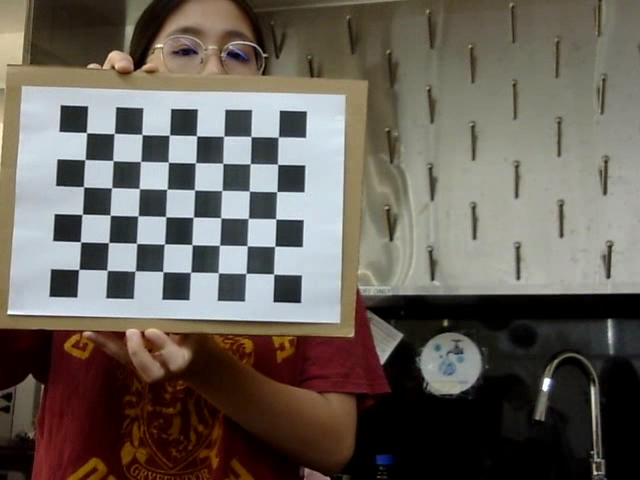
#> input picture Assignment 2/left_frames/frame_001.png, 640 x 480 px; its folder holds 4 pictures in this run
$ jupyter execute draft3.ipynb   (older library calls are emulated)
#> lines starting #> are read from the running program, lines starting #| are printed output that depends on the picture; after the words box and inside, x2 and y2 are one past the last pixel; in counts of white or black regions, pixels touching at a corner belong together; pictures that were not available may be replaced by others from this repository, and a replacement may not be noted
[cell 1]
import cv2
import numpy as np
import os
from glob import glob

CHECKERBOARD = (8, 6)
LEFT_IMAGES_DIR = './left_frames'
RIGHT_IMAGES_DIR = './right_frames'
OUTPUT_DIR = 'output'
os.makedirs(OUTPUT_DIR, exist_ok=True)

# Step 1: Stereo Calibration
def stereo_calibrate():
    # Prepare object points
    objp = np.zeros((CHECKERBOARD[0] * CHECKERBOARD[1], 3), np.float32)
    objp[:, :2] = np.mgrid[0:CHECKERBOARD[0], 0:CHECKERBOARD[1]].T.reshape(-1, 2)

    objpoints = []  # 3D points
    imgpoints_left = []  # 2D points left
    imgpoints_right = []  # 2D points right

    images_left = sorted(glob(os.path.join(LEFT_IMAGES_DIR, '*.png')))
    images_right = sorted(glob(os.path.join(RIGHT_IMAGES_DIR, '*.png')))

    if not images_left or not images_right:
        raise ValueError("No images found in the left or right directory.")

    for left_img_path, right_img_path in zip(images_left, images_right):
        img_left = cv2.imread(left_img_path)
        img_right = cv2.imread(right_img_path)

        gray_left = cv2.cvtColor(img_left, cv2.COLOR_BGR2GRAY)
        gray_right = cv2.cvtColor(img_right, cv2.COLOR_BGR2GRAY)

        ret_left, corners_left = cv2.findChessboardCorners(gray_left, CHECKERBOARD, None)
        ret_right, corners_right = cv2.findChessboardCorners(gray_right, CHECKERBOARD, None)

        if ret_left and ret_right:
            objpoints.append(objp)
            imgpoints_left.append(corners_left)
            imgpoints_right.append(corners_right)

    # Check if we found enough points
    if len(objpoints) == 0:
        raise ValueError("No valid checkerboard detections. Please check your calibration images.")

    # Proceed with calibration
    image_size = gray_left.shape[::-1]

    ret_left, mtx_left, dist_left, _, _ = cv2.calibrateCamera(objpoints, imgpoints_left, image_size, None, None)
    ret_right, mtx_right, dist_right, _, _ = cv2.calibrateCamera(objpoints, imgpoints_right, image_size, None, None)

    # Stereo calibration
    flags = cv2.CALIB_FIX_INTRINSIC
    _, _, _, _, _, R, T, E, F = cv2.stereoCalibrate(
        objpoints, imgpoints_left, imgpoints_right,
        mtx_left, dist_left,
        mtx_right, dist_right,
        image_size, criteria=(cv2.TERM_CRITERIA_MAX_ITER + cv2.TERM_CRITERIA_EPS, 100, 1e-5), flags=flags
    )

    # Stereo rectification
    R1, R2, P1, P2, Q, _, _ = cv2.stereoRectify(
        mtx_left, dist_left, mtx_right, dist_right,
        image_size, R, T, alpha=0
    )

    return mtx_left, dist_left, mtx_right, dist_right, R1, R2, P1, P2, Q

# Step 2: Compute depth map
def compute_depth_map(img_left, img_right):
    gray_left = cv2.cvtColor(img_left, cv2.COLOR_BGR2GRAY)
    gray_right = cv2.cvtColor(img_right, cv2.COLOR_BGR2GRAY)

    # Stereo matcher
    stereo = cv2.StereoBM_create(numDisparities=16 * 5, blockSize=15)
    disparity = stereo.compute(gray_left, gray_right).astype(np.float32) / 16.0

    # Optional filtering (median)
    disparity = cv2.medianBlur(disparity, 5)

    return disparity

# Step 3: Export point cloud
def export_point_cloud(img_left, disparity, Q):
    points_3D = cv2.reprojectImageTo3D(disparity, Q)
    colors = cv2.cvtColor(img_left, cv2.COLOR_BGR2RGB)

    mask = disparity > disparity.min()
    output_points = points_3D[mask]
    output_colors = colors[mask]

    ply_header = '''ply
format ascii 1.0
element vertex {vertex_count}
property float x
property float y
property float z
property uchar red
property uchar green
property uchar blue
end_header
'''

    with open(os.path.join(OUTPUT_DIR, 'point_cloud.ply'), 'w') as f:
        f.write(ply_header.format(vertex_count=len(output_points)))
        for p, c in zip(output_points, output_colors):
            f.write('%f %f %f %d %d %d\n' % (*p, *c))

# Step 4: Detect distance and warn
def detect_distance(disparity, Q):
    points_3D = cv2.reprojectImageTo3D(disparity, Q)
    mask = disparity > disparity.min()

    distances = np.linalg.norm(points_3D[mask], axis=1)
    if np.any(distances < 500):  # mm, so 500 mm = 50 cm
        print("⚠️ Warning: Object too close!")

# Main pipeline
def main():
    mtx_left, dist_left, mtx_right, dist_right, R1, R2, P1, P2, Q = stereo_calibrate()
#> in stereo_calibrate, img_left is the input picture: shape (480, 640, 3); mean B, G, R 89.4, 97.1, 103.6
#> in stereo_calibrate, `gray_left = cv2.cvtColor(img_left, cv2.COLOR_BGR2GRAY)`:
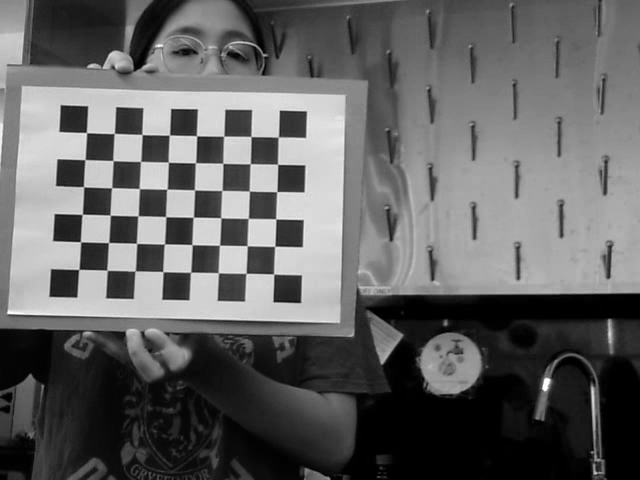
#> gray_left: shape (480, 640); min 0, max 255, mean 98.2
#> in stereo_calibrate, `ret_left, corners_left = cv2.findChessboardCorners(gray_left, CHECKERB..`: ret_left = True; corners_left = 48 rows, first 8: [86.48, 132.6], [114.2, 133.4], [142.1, 134.5], [169.4, 135.1], [196.6, 135.9], [223.7, 136.3], [251, 136.5], [278.2, 137.1]
#> in stereo_calibrate, `ret_right, corners_right = cv2.findChessboardCorners(gray_right, CHECK..`: ret_right = True; corners_right has the same summary as corners_left
#> in stereo_calibrate, `ret_left, mtx_left, dist_left, _, _ = cv2.calibrateCamera(objpoints, i..`: ret_left = 0.139; mtx_left = [[898.2, 0, 345], [0, 915.8, 284.6], [0, 0, 1]]; dist_left = [[0.0491, -0.312, -0.0249, -0.0318, 6.37]]
#> in stereo_calibrate, `ret_right, mtx_right, dist_right, _, _ = cv2.calibrateCamera(objpoints..`: ret_right = 0.139; mtx_right = [[898.2, 0, 345], [0, 915.8, 284.6], [0, 0, 1]]; dist_right = [[0.0491, -0.312, -0.0249, -0.0318, 6.37]]
#> in stereo_calibrate, `_, _, _, _, _, R, T, E, F = cv2.stereoCalibrate( objpoints, imgpoints_..`: R = [[1, 2.41e-15, -7.35e-15], [-2.41e-15, 1, -2.96e-15], [7.35e-15, 2.96e-15, 1]]; T = [1.44e-13, 3.36e-14, 6.02e-13]; E = [[1.7e-27, -6.02e-13, 3.36e-14], [6.02e-13, 1.03e-27, -1.44e-13], [-3.36e-14, 1.44e-13, -1.78e-28]]; F = [[2.3e-06, -799695677.4, 2.68e+11], [799695677.4, 1.34e-06, -4.47e+11], [-2.68e+11, 4.47e+11, 1]]
#> in stereo_calibrate, `R1, R2, P1, P2, Q, _, _ = cv2.stereoRectify( mtx_left, dist_left, mtx_..`: R1 = [[0.232, 0.0542, 0.971], [-0.0542, 0.998, -0.0428], [-0.971, -0.0428, 0.234]]; R2 has the same summary as R1; P1 = [[318.6, 0, 5622.8, 0], [0, 318.6, -591, 0], [0, 0, 1, 0]]; P2 = [[318.6, 0, 5622.8, 1.97e-10], [0, 318.6, -591, 0], [0, 0, 1, 0]]; Q = [[1, 0, 0, -5622.8], [0, 1, 0, 591], [0, 0, 0, 318.6], [0, 0, -1.61e+12, 0]]
#> mtx_left = [[898.2, 0, 345], [0, 915.8, 284.6], [0, 0, 1]]; dist_left = [[0.0491, -0.312, -0.0249, -0.0318, 6.37]]; mtx_right = [[898.2, 0, 345], [0, 915.8, 284.6], [0, 0, 1]]; dist_right = [[0.0491, -0.312, -0.0249, -0.0318, 6.37]]; R2 has the same summary as R1 in stereo_calibrate

    # Pick one pair for depth computation
    img_left = cv2.imread(sorted(glob(os.path.join(LEFT_IMAGES_DIR, '*.png')))[0])
    img_right = cv2.imread(sorted(glob(os.path.join(RIGHT_IMAGES_DIR, '*.png')))[0])

    # Rectify images
    h, w = img_left.shape[:2]
#> h = 480; w = 640
    map1_left, map2_left = cv2.initUndistortRectifyMap(mtx_left, dist_left, R1, P1, (w, h), cv2.CV_16SC2)
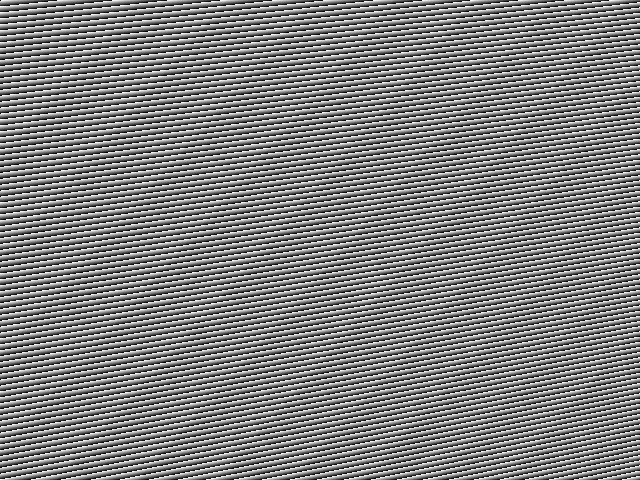
#> map2_left: shape (480, 640) uint16; min 0, max 1023, mean 511.5; drawn with min black and max white
    map1_right, map2_right = cv2.initUndistortRectifyMap(mtx_right, dist_right, R2, P2, (w, h), cv2.CV_16SC2)

    rectified_left = cv2.remap(img_left, map1_left, map2_left, cv2.INTER_LINEAR)
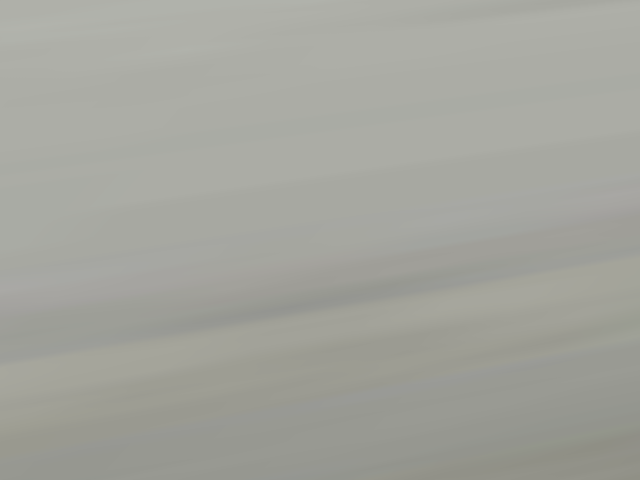
#> rectified_left: shape (480, 640, 3); mean B, G, R 156.9, 164.1, 163.4
    rectified_right = cv2.remap(img_right, map1_right, map2_right, cv2.INTER_LINEAR)

    # Compute depth
    disparity = compute_depth_map(rectified_left, rectified_right)
#> in compute_depth_map, `disparity = stereo.compute(gray_left, gray_right).astype(np.float32) /..`:
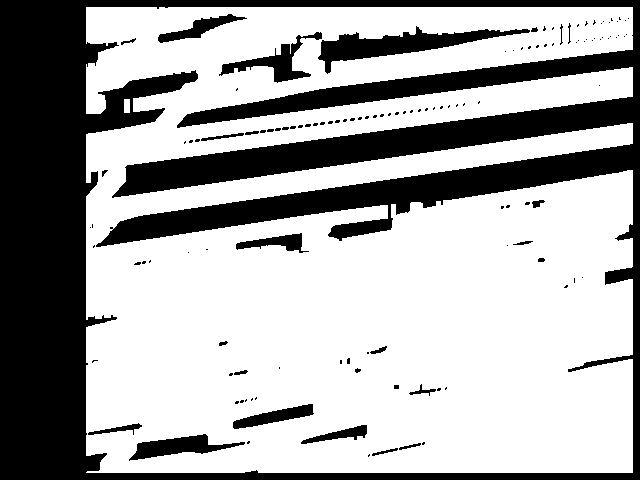
#> disparity: shape (480, 640) float32; values -1 (black) and 0 (white), 66.2% white; 126 black regions (99 under 20 px), largest, box (x1, y1, x2, y2) and area: (0, 0, 640, 480) 93555, (318, 26, 530, 74) 3203, (219, 32, 322, 83) 1362
#> in compute_depth_map, `disparity = cv2.medianBlur(disparity, 5)`:
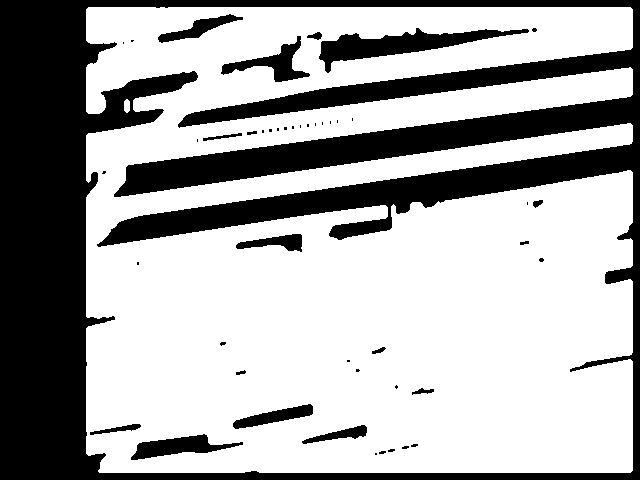
#> disparity: shape (480, 640) float32; values -1 (black) and 0 (white), 66.5% white; 46 black regions (29 under 20 px), largest, box (x1, y1, x2, y2) and area: (0, 0, 640, 480) 93596, (319, 28, 529, 73) 3189, (131, 434, 243, 460) 1342

    # Export point cloud
    export_point_cloud(rectified_left, disparity, Q)
#> in export_point_cloud, `points_3D = cv2.reprojectImageTo3D(disparity, Q)`: points_3D: shape (480, 640, 3) float32; 66.46% of the values are NaN or infinite; the others: min -3.48e-09, max 6.63e-10, mean -8.83e-10
#> the loop in export_point_cloud, `for p, c in zip(output_points, output_colors):` made 204167 passes
#> c on passes 1 to 3: [175, 177, 170], [175, 177, 170], [175, 177, 170]

    # Detect distance
    detect_distance(disparity, Q)

    # Optional: visualize depth map
    cv2.imshow('Disparity', (disparity - disparity.min()) / (disparity.max() - disparity.min()))
    cv2.waitKey(0)
    cv2.destroyAllWindows()

if __name__ == '__main__':
    main()
